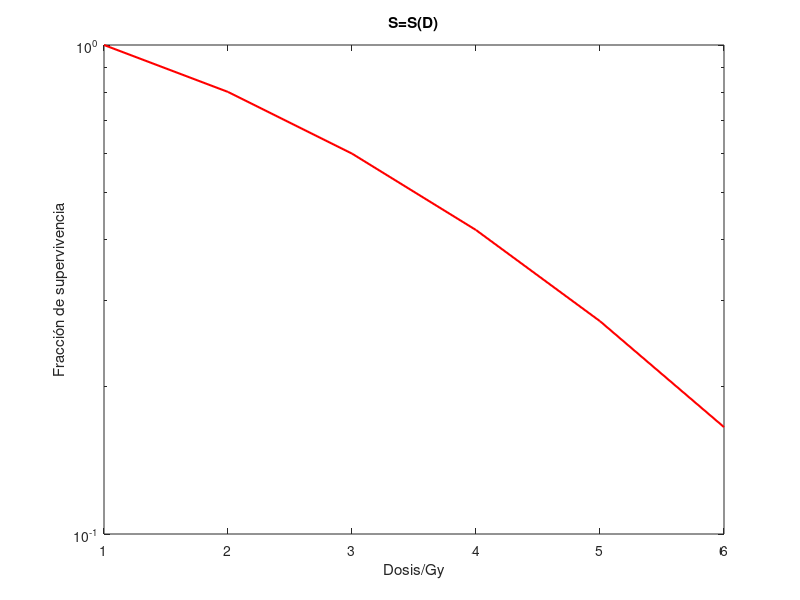

The MATLAB source for this figure:
x=[0:0.01:0.05365];
A=18.63;
B=A^2;

CSC=exp(-A.*x-B.*x.^2);

title('Curva de Supervivencia Celular para un toy-model')
semilogy(CSC, 'Color', [1 0 0], 'LineWidth',1.5)
xlabel('Dosis/Gy')
ylabel('Fracción de supervivencia')
title('S=S(D)')
